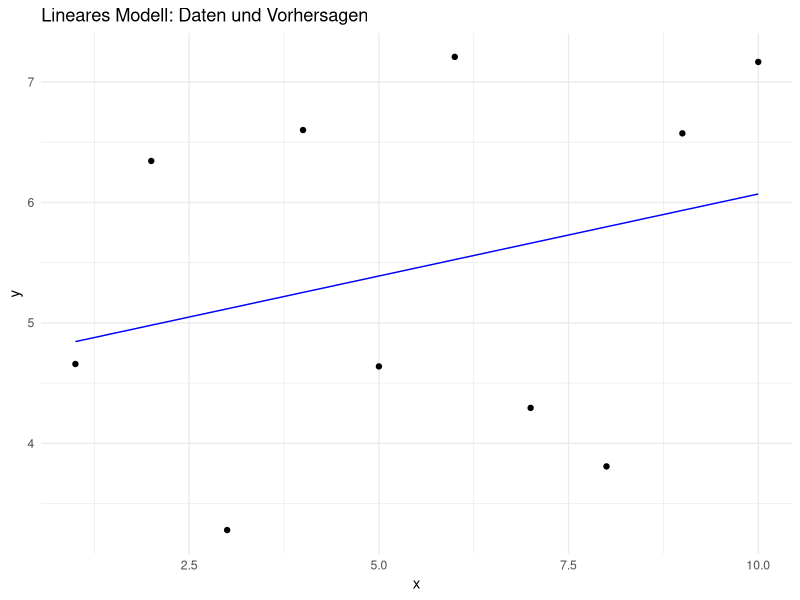
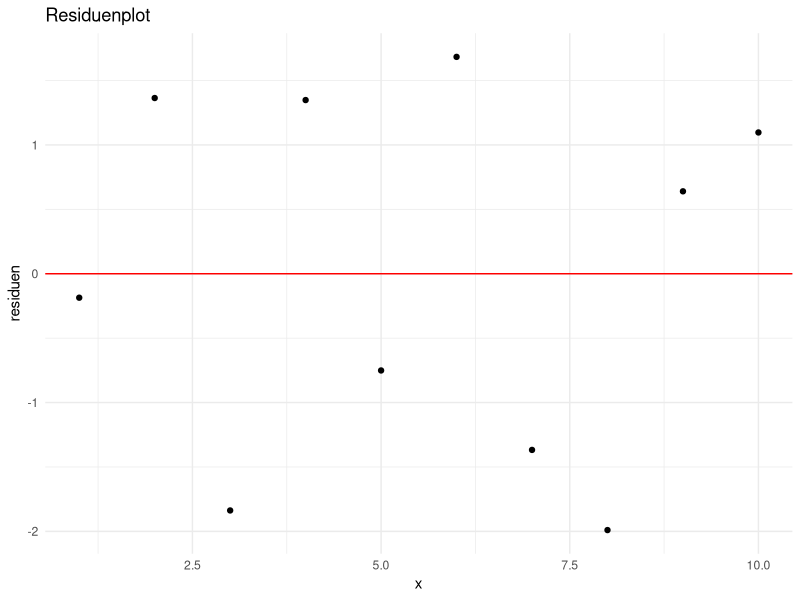

Reproduce these figures in R, in order.
# Einfaches R-Skript für GitHub Actions mit Tidyverse
# Installiere Abhängigkeiten
install.packages(c("ggplot2", "dplyr", "tidyr", "readr", "tibble"))

# Lade Bibliotheken
library(ggplot2)
library(dplyr)
library(readr)
library(tibble)

# Print Informationen zur R-Version
print("R-Version Information:")
print(R.version)

# Erstelle einen einfachen Datensatz
daten <- tibble(
  x = 1:10,
  y = rnorm(10, mean = 5, sd = 1.4)
)

# Berechne einige Statistiken
print("Deskriptive Statistik:")
daten %>%
  summarise(
    mean_y = mean(y),
    sd_y = sd(y),
    min_y = min(y),
    max_y = max(y)
  ) %>%
  print()

# Erstelle ein einfaches lineares Modell
modell <- lm(y ~ x, data = daten)
print("Lineares Modell Zusammenfassung:")
print(summary(modell))

# Erzeuge eine Ausgabedatei mit den Ergebnissen
ergebnisse <- tibble(
  x_wert = seq(1, 10, 0.5)
) %>%
  mutate(vorhersage = predict(modell, newdata = tibble(x = x_wert)))

# Speichere die Ergebnisse
write_csv(ergebnisse, "ergebnisse.csv")
print("Ergebnisse wurden in 'ergebnisse.csv' gespeichert.")

# Visualisierung der Daten und des Modells
p1 <- daten %>%
  ggplot(aes(x = x, y = y)) +
  geom_point() +
  geom_line(data = ergebnisse, aes(x = x_wert, y = vorhersage), color = "blue") +
  ggtitle("Lineares Modell: Daten und Vorhersagen") +
  theme_minimal()

ggsave("modell_visualisierung.png", plot = p1)
print("Die Visualisierung wurde als 'modell_visualisierung.png' gespeichert.")

# Residuenanalyse
residuen <- resid(modell)
p2 <- tibble(x = daten$x, residuen = residuen) %>%
  ggplot(aes(x = x, y = residuen)) +
  geom_point() +
  geom_hline(yintercept = 0, color = "red") +
  ggtitle("Residuenplot") +
  theme_minimal()

ggsave("residuen_visualisierung.png", plot = p2)
print("Residuen-Visualisierung wurde als 'residuen_visualisierung.png' gespeichert.")

# Automatische Überprüfung der Modellgüte
if(summary(modell)$r.squared < 0.8) {
  print("Warnung: Modellgüte (R²) ist unter 0.8!")
}

# Erweiterung: Komplexeres Modell mit einer zusätzlichen Variable
daten <- daten %>%
  mutate(z = rnorm(10, mean = 3, sd = 1))
modell_erweitert <- lm(y ~ x + z, data = daten)
print("Erweitertes Modell Zusammenfassung:")
print(summary(modell_erweitert))

# Modellzusammenfassung speichern
sink("modell_zusammenfassung.txt")
print(summary(modell))
print(summary(modell_erweitert))
sink()

# Hinweis
print("Die erweiterten Analysen und Ergebnisse wurden gespeichert.")
